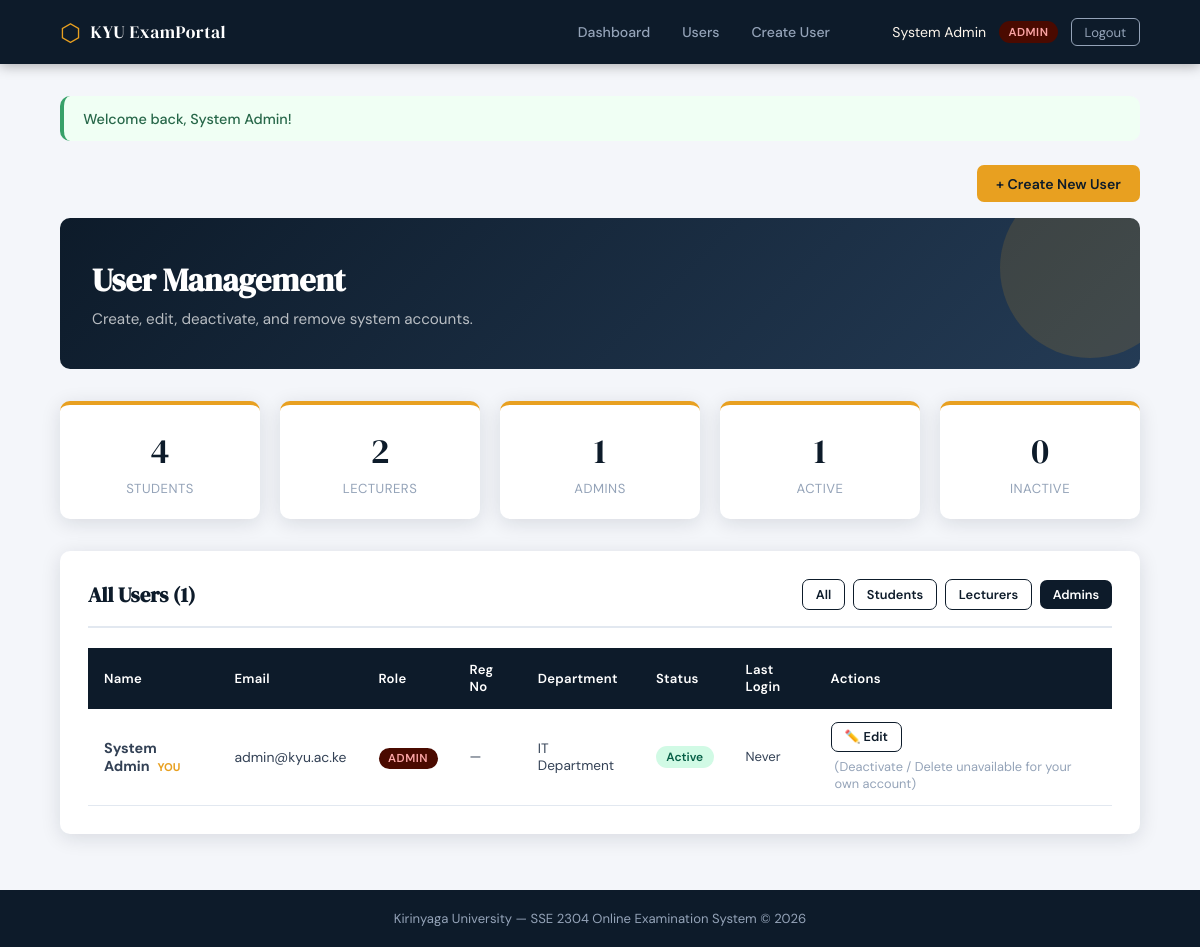
The app's page /project/admin/manage_users.php?role=admin (signed in) with its own data.
### tables this page shows
CREATE TABLE IF NOT EXISTS users (
    id            INT UNSIGNED    NOT NULL AUTO_INCREMENT,
    full_name     VARCHAR(150)    NOT NULL,
    email         VARCHAR(200)    NOT NULL,
    password_hash VARCHAR(255)    NOT NULL,
    role          ENUM('student','lecturer','admin') NOT NULL DEFAULT 'student',
    reg_no        VARCHAR(50)     NULL,
    phone         VARCHAR(20)     NULL,
    department    VARCHAR(100)    NULL,
    is_active     TINYINT(1)      NOT NULL DEFAULT 1,
    last_login    DATETIME        NULL,
    created_at    DATETIME        NOT NULL DEFAULT CURRENT_TIMESTAMP,

    PRIMARY KEY (id),
    UNIQUE KEY uq_email (email)
);

### project/admin/manage_users.php (the view, shortened to what this page needs)
<?php
require_once __DIR__ . '/../config/session.php';
$db = getDB();
$colRes       = $db->query("SHOW COLUMNS FROM users");
$existingCols = array_column($colRes->fetch_all(MYSQLI_ASSOC), 'Field');
$hasDept      = in_array('department', $existingCols);
$role_filter = $_GET['role'] ?? '';
if ($role_filter && in_array($role_filter, ['student','lecturer','admin'])) {
    $stmt = $db->prepare("SELECT * FROM users WHERE role = ? ORDER BY created_at DESC");
    $stmt->bind_param('s', $role_filter);
} else {
    $stmt = $db->prepare("SELECT * FROM users ORDER BY created_at DESC");
}
$stmt->execute();
$users = $stmt->get_result()->fetch_all(MYSQLI_ASSOC);
$stmt   = $db->query("SELECT role, COUNT(*) AS cnt FROM users GROUP BY role");
$counts = array_column($stmt->fetch_all(MYSQLI_ASSOC), 'cnt', 'role');
$activeCount = $inactiveCount = 0;
foreach ($users as $u) {
    if ($u['is_active'] ?? 1) $activeCount++; else $inactiveCount++;
}
$csrfToken = generateCsrfToken();
include __DIR__ . '/../includes/header.php';
?>
<div class="flex-between mb-2">
    <a href="<?= BASE_URL ?>/admin/create_user.php" class="btn btn-amber">+ Create New User</a>
</div>
<div class="page-header">
    <h1>User Management</h1>
    <p>Create, edit, deactivate, and remove system accounts.</p>
</div>
<div class="stats-grid">
    <div class="stat-card">
        <div class="stat-number"><?= $counts['student']    ?? 0 ?></div>
        <div class="stat-label">Students</div>
    </div>
    <div class="stat-card">
        <div class="stat-number"><?= $counts['lecturer'] ?? 0 ?></div>
        <div class="stat-label">Lecturers</div>
    </div>
    <div class="stat-card">
        <div class="stat-number"><?= $counts['admin']      ?? 0 ?></div>
        <div class="stat-label">Admins</div>
    </div>
    <div class="stat-card">
        <div class="stat-number"><?= $activeCount ?></div>
        <div class="stat-label">Active</div>
    </div>
    <div class="stat-card">
        <div class="stat-number"><?= $inactiveCount ?></div>
        <div class="stat-label">Inactive</div>
    </div>
</div>
<div class="card">
    <div class="card-header">
        <h2 class="card-title">All Users (<?= count($users) ?>)</h2>
        <div class="flex gap-1">
            <a href="manage_users.php" class="btn btn-sm <?= !$role_filter               ? 'btn-primary' : 'btn-outline' ?>">All</a>
            <a href="?role=student"    class="btn btn-sm <?= $role_filter==='student'     ? 'btn-primary' : 'btn-outline' ?>">Students</a>
            <a href="?role=lecturer" class="btn btn-sm <?= $role_filter==='lecturer'  ? 'btn-primary' : 'btn-outline' ?>">Lecturers</a>
            <a href="?role=admin"      class="btn btn-sm <?= $role_filter==='admin'       ? 'btn-primary' : 'btn-outline' ?>">Admins</a>
        </div>
    </div>
    <div class="table-wrap">
        <table>
            <thead>
                <tr>
                    <th>Name</th>
                    <th>Email</th>
                    <th>Role</th>
                    <th>Reg No</th>
                    <?php if ($hasDept): ?><th>Department</th><?php endif; ?>
                    <th>Status</th>
                    <th>Last Login</th>
                    <th>Actions</th>
                </tr>
            </thead>
            <tbody>
            <?php foreach ($users as $u):
                $isActive = (bool)($u['is_active'] ?? 1);
                $isSelf   = ($u['id'] === (int)$_SESSION['user_id']);
            ?>
            <tr class="<?= !$isActive ? 'user-inactive' : '' ?>">
                <td>
                    <strong><?= htmlspecialchars($u['full_name']) ?></strong>
                    <?php if ($isSelf): ?>
                        <span style="font-size:0.7rem;color:var(--amber);font-weight:700;margin-left:4px;">YOU</span>
                    <?php endif; ?>
                </td>
                <td style="font-size:0.87rem;"><?= htmlspecialchars($u['email']) ?></td>
                <td>
                    <span class="nav-role-badge nav-role-<?= $u['role'] ?>"><?= $u['role'] === 'lecturer' ? 'Lecturer' : ucfirst($u['role']) ?></span>
                </td>
                <td style="font-size:0.85rem;"><?= htmlspecialchars($u['reg_no'] ?? '—') ?></td>
                <?php if ($hasDept): ?>
                <td style="font-size:0.85rem;"><?= htmlspecialchars($u['department'] ?? '—') ?></td>
                <?php endif; ?>
                <td>
                    <?php if ($isActive): ?>
                        <span class="badge badge-active">Active</span>
                    <?php else: ?>
                        <span class="badge badge-inactive">Inactive</span>
                    <?php endif; ?>
                </td>
                <td style="font-size:0.82rem;">
                    <?= !empty($u['last_login']) ? date('d M Y, H:i', strtotime($u['last_login'])) : 'Never' ?>
                </td>
                <td>
                    <div class="action-group">
                        <a href="<?= BASE_URL ?>/admin/edit_user.php?id=<?= $u['id'] ?>"
                           class="btn btn-outline btn-sm">✏️ Edit</a>
                        <?php if (!$isSelf): ?>
                        <form method="POST" style="display:inline;">
                            <input type="hidden" name="csrf_token" value="<?= htmlspecialchars($csrfToken) ?>">
                            <input type="hidden" name="action"  value="toggle_active">
                            <input type="hidden" name="user_id" value="<?= $u['id'] ?>">
                            <button type="submit"
                                    class="btn btn-sm <?= $isActive ? 'btn-outline' : 'btn-success' ?>"
                                    style="<?= $isActive ? 'color:#c05621;border-color:#c05621;' : '' ?>"
                                    data-confirm="<?= $isActive
                                        ? 'Deactivate ' . htmlspecialchars($u['full_name']) . '? They will not be able to log in.'
                                        : 'Reactivate ' . htmlspecialchars($u['full_name']) . '?' ?>">
                                <?= $isActive ? '🔒 Deactivate' : '🔓 Activate' ?>
                            </button>
                        </form>
                        <form method="POST" style="display:inline;">
                            <input type="hidden" name="csrf_token" value="<?= htmlspecialchars($csrfToken) ?>">
                            <input type="hidden" name="action"  value="delete_user">
                            <input type="hidden" name="user_id" value="<?= $u['id'] ?>">
                            <button type="submit" class="btn btn-danger btn-sm"
                                    data-confirm="Permanently delete <?= htmlspecialchars($u['full_name']) ?>? This cannot be undone.">
                                🗑 Delete
                            </button>
                        </form>
                        <?php else: ?>
                            <span class="text-muted" style="font-size:0.8rem;padding:0 0.25rem;">
                                (Deactivate / Delete unavailable for your own account)
                            </span>
                        <?php endif; ?>
                    </div>
                </td>
            </tr>
            <?php endforeach; ?>
            </tbody>
        </table>
    </div>
</div>
<?php include __DIR__ . '/../includes/footer.php'; ?>

### project/assets/css/style.css (style rules this page uses)
:root { --navy: #0d1b2a; --navy-mid: #1b2e45; --navy-soft: #243b55; --amber: #e8a020; --amber-lt: #f5c85a; --cream: #fdf6ec; --white: #ffffff; --gray-100: #f4f6fa; --gray-200: #e2e8f0; --gray-400: #94a3b8; --gray-700: #334155; --red: #e53e3e; --green: #38a169; --radius: 10px; --shadow: 0 4px 20px rgba(13, 27, 42, 0.12); --transition: 0.2s ease; }
*, *::before, *::after { box-sizing: border-box; margin: 0; padding: 0; }
body { font-family: "DM Sans", sans-serif; background: var(--gray-100); color: var(--gray-700); min-height: 100vh; display: flex; flex-direction: column; }
.nav-role-badge { font-size: 0.72rem; font-weight: 600; padding: 0.2rem 0.6rem; border-radius: 20px; text-transform: uppercase; letter-spacing: 0.5px; }
.nav-role-admin { background: #4a0a00; color: #fca5a5; }
.card { background: var(--white); border-radius: var(--radius); box-shadow: var(--shadow); padding: 1.75rem; margin-bottom: 1.5rem; }
.card-header { display: flex; align-items: center; justify-content: space-between; margin-bottom: 1.25rem; padding-bottom: 1rem; border-bottom: 2px solid var(--gray-200); }
.card-title { font-family: "DM Serif Display", serif; font-size: 1.3rem; color: var(--navy); }
.page-header { background: linear-gradient(135deg, var(--navy) 0%, var(--navy-soft) 100%); color: var(--white); padding: 2.5rem 2rem; border-radius: var(--radius); margin-bottom: 2rem; position: relative; overflow: hidden; }
.page-header::before { content: ""; position: absolute; top: -40px; right: -40px; width: 180px; height: 180px; border-radius: 50%; background: rgba(232, 160, 32, 0.15); }
.page-header h1 { font-family: "DM Serif Display", serif; font-size: 2rem; margin-bottom: 0.4rem; }
.page-header p { color: rgba(255, 255, 255, 0.7); font-size: 0.95rem; }
.stats-grid { display: grid; grid-template-columns: repeat(auto-fit, minmax(180px, 1fr)); gap: 1.25rem; margin-bottom: 2rem; }
.stat-card { background: var(--white); border-radius: var(--radius); padding: 1.4rem; box-shadow: var(--shadow); text-align: center; border-top: 4px solid var(--amber); transition: transform var(--transition); }
.stat-number { font-family: "DM Serif Display", serif; font-size: 2.2rem; color: var(--navy); }
.stat-label { color: var(--gray-400); font-size: 0.82rem; text-transform: uppercase; letter-spacing: 0.5px; margin-top: 0.3rem; }
.btn { display: inline-flex; align-items: center; gap: 0.4rem; padding: 0.6rem 1.2rem; border-radius: 7px; font-size: 0.88rem; font-weight: 600; cursor: pointer; text-decoration: none; border: none; transition: var(--transition); font-family: "DM Sans", sans-serif; }
.btn-primary { background: var(--navy); color: var(--white); }
.btn-amber { background: var(--amber); color: var(--navy); }
.btn-outline { background: transparent; border: 1px solid var(--navy); color: var(--navy); }
.btn-sm { padding: 0.35rem 0.8rem; font-size: 0.8rem; }
.table-wrap { overflow-x: auto; }
table { width: 100%; border-collapse: collapse; font-size: 0.9rem; }
th { background: var(--navy); color: var(--white); padding: 0.85rem 1rem; text-align: left; font-weight: 600; font-size: 0.82rem; letter-spacing: 0.3px; }
td { padding: 0.8rem 1rem; border-bottom: 1px solid var(--gray-200); }
.badge { display: inline-block; padding: 0.2rem 0.65rem; border-radius: 20px; font-size: 0.75rem; font-weight: 600; }
.badge-active { background: #d1fae5; color: #065f46; }
.mb-2 { margin-bottom: 1rem; }
.flex { display: flex; align-items: center; }
.flex-between { display: flex; align-items: center; justify-content: space-between; }
.gap-1 { gap: 0.5rem; }
.text-muted { color: var(--gray-400); font-size: 0.85rem; }

### project/admin/manage_users.php (style rules this page uses)
.action-group { display:flex; gap:0.4rem; align-items:center; flex-wrap:wrap; }

### records on screen
users: full_name "System Admin", shows "YOU", email "admin@kyu.ac.ke", role "ADMIN", reg_no "—", department "IT Department", is_active "Active", shows "Never", shows "(Deactivate / Delete unavailable for your own account)"

### other values on screen
$userName "System Admin"
$role "ADMIN"
$flash['message'] "Welcome back, System Admin!"
$counts['student'] "4"
$counts['lecturer'] "2"
$counts['admin'] "1"
$activeCount "1"
$inactiveCount "0"
count($users) "1"
